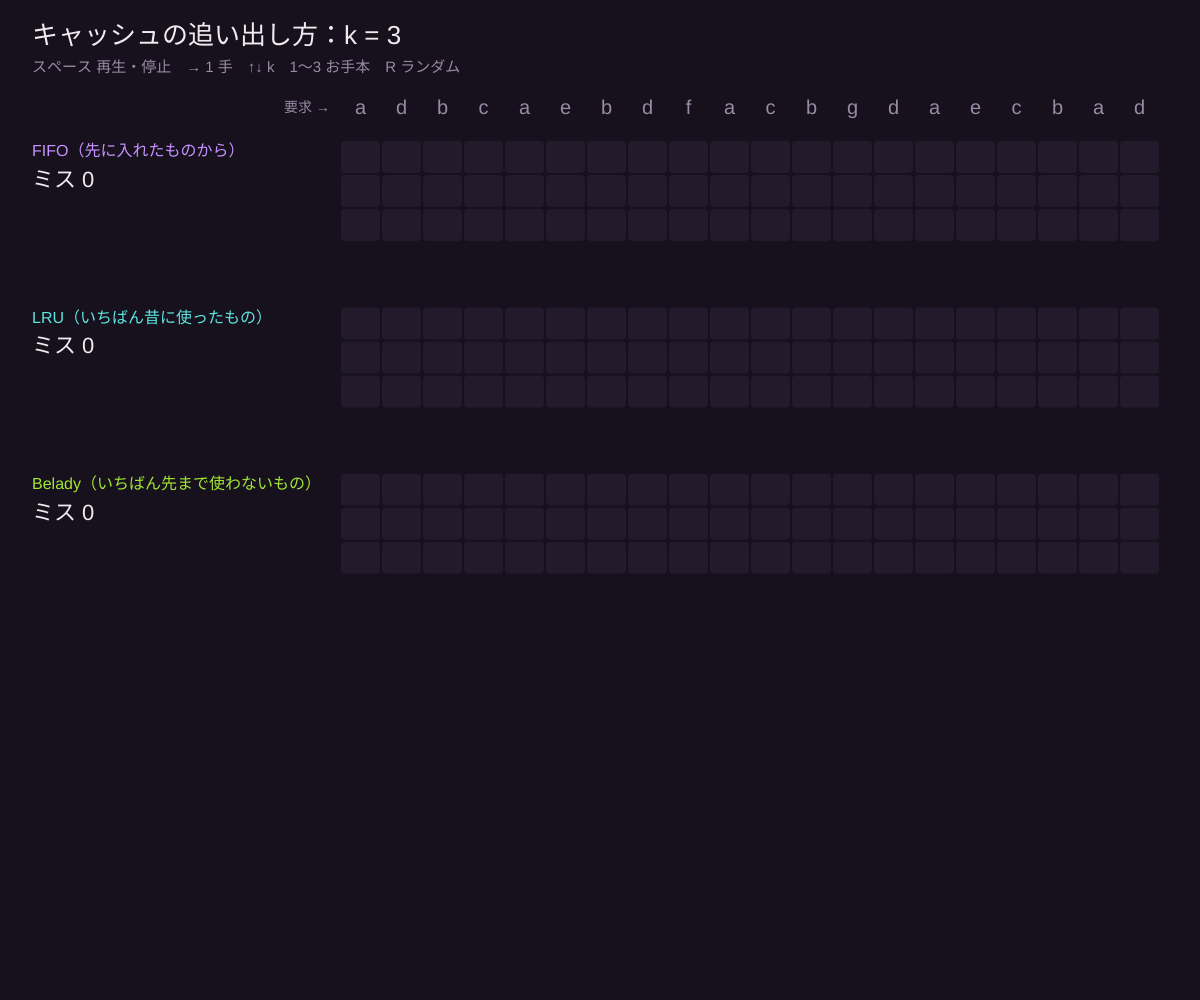
Frame 1 (no input)
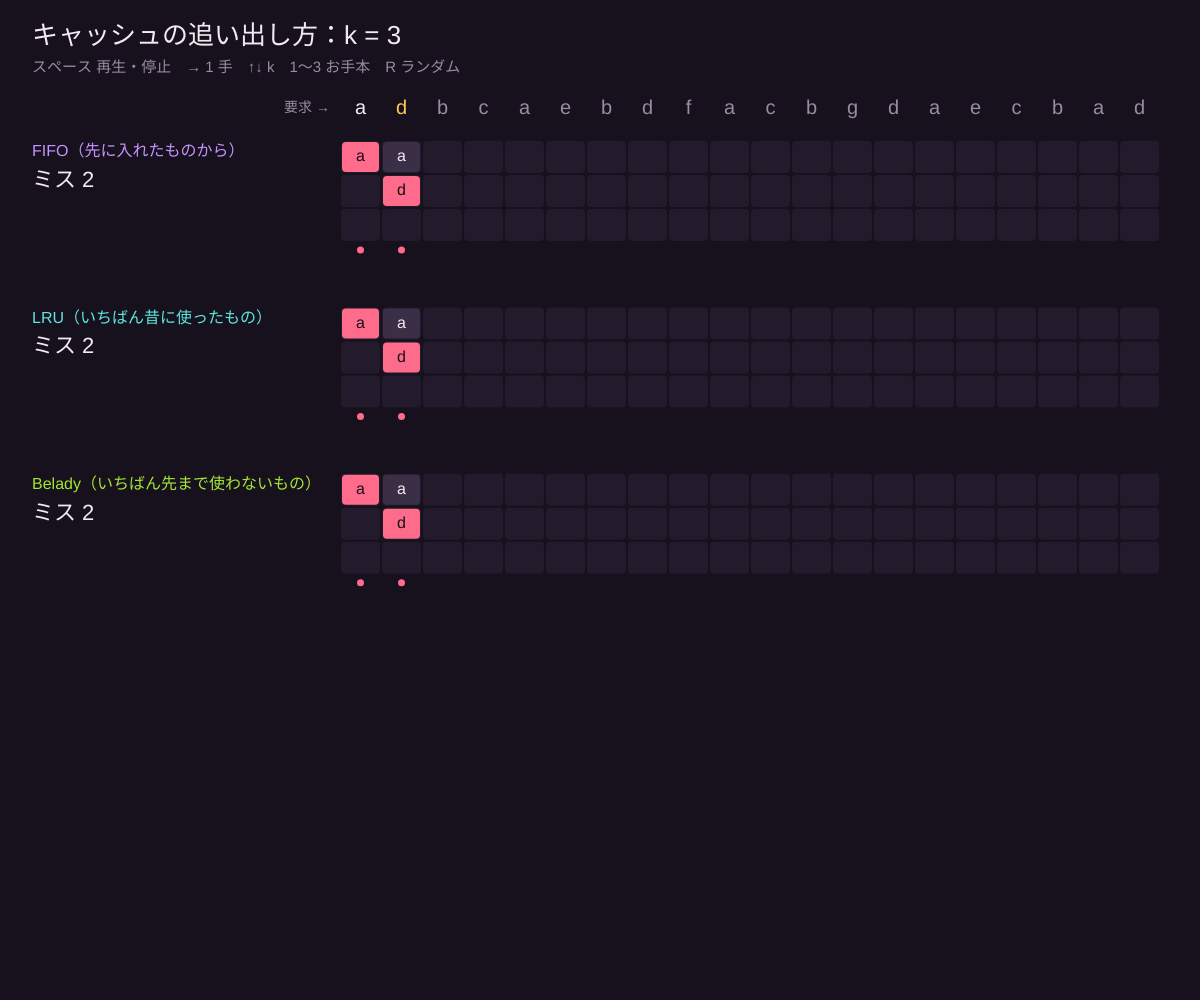
Frame 60 (no input)
Frame 120 (the mouse pressed at the canvas centre since frame 60): identical to frame 60, image omitted

The p5.js sketch that drew these frames (run headless with seeded random() and noise() and a simulated clock; from frame 60 on, the mouse is pressed at the canvas centre):

// p5.js sketch
// ── sketch.js
// ============================================
// 15 オフライン・キャッシング：未来がわかるなら、どれを捨てる？
// キャッシュ（小さくて速い置き場）は k 個しか入らない。いっぱいのとき何を追い出すかで「ミス」の回数が変わる
// 未来の要求が全部わかっているなら「いちばん先まで使わないもの」を捨てる貪欲法が最適（Belady のアルゴリズム）
// スペース = 再生・停止 / → = 1 手 / ↑↓ = キャッシュの大きさ k / 1〜3 = お手本 / R = ランダムな要求列
// ============================================

let requests = 'adbcaebdfacbgdaecbad'.split('');  // ★ 要求の並び
let k = 3;                                        // ★ キャッシュに入る個数
let framesPerMove = 28;

let t = 0, playing = true, timer = 0, sims = [];
const POL = [
  { name: 'FIFO（先に入れたものから）', col: '#c792ff' },
  { name: 'LRU（いちばん昔に使ったもの）', col: '#5ee6e0' },
  { name: 'Belady（いちばん先まで使わないもの）', col: '#a3e635' },
];

const BG = '#16111c', PANEL = '#231a2b', FG = '#f3eaf0', MUTED = '#9a8aa3';
const RASP = '#ff6b8b', CYAN = '#5ee6e0', AMBER = '#ffc857', LIME = '#a3e635';

function setup() {
  createCanvas(windowWidth, windowHeight);
  simulate();
}

// 3 つの方針で最後まで計算しておき、t まで表示する
function simulate() {
  sims = [];
  for (let p = 0; p < 3; p++) {
    let cache = [], inTime = {}, lastUse = {}, cols = [], misses = 0;
    for (let i = 0; i < requests.length; i++) {
      let r = requests[i], hit = cache.includes(r), evicted = null;
      if (!hit) {
        misses++;
        if (cache.length >= k) {
          let victim;
          if (p === 0) victim = cache.reduce((a, b) => inTime[a] <= inTime[b] ? a : b);
          if (p === 1) victim = cache.reduce((a, b) => lastUse[a] <= lastUse[b] ? a : b);
          if (p === 2) victim = cache.reduce((a, b) => nextUse(a, i) >= nextUse(b, i) ? a : b);
          evicted = victim;
          cache[cache.indexOf(victim)] = r;
        } else cache.push(r);
        inTime[r] = i;
      }
      lastUse[r] = i;
      cols.push({ cache: [...cache], hit, evicted, slot: cache.indexOf(r), misses });
    }
    sims.push(cols);
  }
}

function nextUse(b, i) {
  for (let j = i + 1; j < requests.length; j++) if (requests[j] === b) return j;
  return Infinity;
}

function draw() {
  background(BG);
  if (playing && t < requests.length && ++timer >= framesPerMove) { timer = 0; t++; }

  noStroke(); fill(FG); textAlign(LEFT, TOP); textSize(26);
  text(`キャッシュの追い出し方：k = ${k}`, 32, 24);
  fill(MUTED); textSize(15);
  text('スペース 再生・停止　→ 1 手　↑↓ k　1〜3 お手本　R ランダム', 32, 60);

  let n = requests.length;
  let cw = min(46, (width - 380) / n);
  let x0 = 340;
  // 要求列
  for (let i = 0; i < n; i++) {
    let x = x0 + i * cw;
    fill(i === t - 1 ? AMBER : i < t ? FG : MUTED);
    textAlign(CENTER, CENTER); textSize(min(20, cw * 0.55));
    text(requests[i], x + cw / 2, 108);
  }
  fill(MUTED); textAlign(RIGHT, CENTER); textSize(14); text('要求 →', x0 - 10, 108);

  let blockH = min(34, (height - 220) / (3 * (k + 1.6)));
  let y = 140;
  for (let p = 0; p < 3; p++) {
    let cols = sims[p];
    fill(POL[p].col); textAlign(LEFT, TOP); textSize(16);
    text(POL[p].name, 32, y + 4);
    let miss = t > 0 ? cols[t - 1].misses : 0;
    fill(FG); textSize(22); text(`ミス ${miss}`, 32, y + 30);
    if (t >= n) {
      let best = sims[2][n - 1].misses;
      fill(MUTED); textSize(13); text(p === 2 ? '← これが最小' : `最小より +${cols[n - 1].misses - best}`, 32, y + 60);
    }
    for (let s = 0; s < k; s++) {
      for (let i = 0; i < n; i++) {
        let x = x0 + i * cw, yy = y + s * blockH;
        let c = i < t ? cols[i] : null;
        fill(PANEL); rect(x + 1, yy + 1, cw - 2, blockH - 2, 4);
        if (c && c.cache[s] !== undefined) {
          let isReq = c.slot === s;
          fill(isReq ? (c.hit ? POL[p].col : RASP) : '#3b2f47');
          rect(x + 2, yy + 2, cw - 4, blockH - 4, 4);
          fill(isReq ? BG : FG); textAlign(CENTER, CENTER); textSize(min(16, blockH * 0.5));
          text(c.cache[s], x + cw / 2, yy + blockH / 2);
        }
      }
    }
    // ミスの印
    for (let i = 0; i < t; i++) {
      let c = cols[i];
      if (!c.hit) { fill(RASP); circle(x0 + i * cw + cw / 2, y + k * blockH + 8, 7); }
      if (c.evicted) { fill(MUTED); textSize(10); textAlign(CENTER, TOP); text(`✕${c.evicted}`, x0 + i * cw + cw / 2, y + k * blockH + 14); }
    }
    y += (k + 1.6) * blockH + 10;
  }

  // Belady の判断理由
  if (t > 0 && t <= n && sims[2][t - 1].evicted) {
    let i = t - 1, prev = i > 0 ? sims[2][i - 1].cache : [];
    let txt = prev.map(b => `${b}：次は ${nextUse(b, i) === Infinity ? 'もう使わない' : (nextUse(b, i) - i) + ' 手後'}`).join('　');
    fill(LIME); textAlign(LEFT, TOP); textSize(14);
    text(`Belady が ${sims[2][i].evicted} を捨てた理由　${txt}`, 32, height - 36);
  }
}

function keyPressed() {
  if (key === ' ') playing = !playing;
  if (key === RIGHT_ARROW) t = min(requests.length, t + 1);
  if (key === UP_ARROW) { k = min(6, k + 1); simulate(); t = 0; }
  if (key === DOWN_ARROW) { k = max(1, k - 1); simulate(); t = 0; }
  if (key === '1') { requests = 'adbcaebdfacbgdaecbad'.split(''); }
  if (key === '2') { requests = 'abcdabcdabcdabcd'.split(''); }    // LRU と FIFO が毎回ミスする意地悪な列（k = 3）
  if (key === '3') { requests = 'aabacadaeafagaha'.split(''); }    // 「a」だけよく使う
  if (key === 'r' || key === 'R') { requests = []; for (let i = 0; i < 22; i++) requests.push('abcdefg'[floor(random(random() < 0.5 ? 3 : 7))]); }
  if (['1', '2', '3', 'r', 'R'].includes(key)) { simulate(); t = 0; playing = true; }
}

function mousePressed() { playing = !playing; }
function windowResized() { resizeCanvas(windowWidth, windowHeight); }
